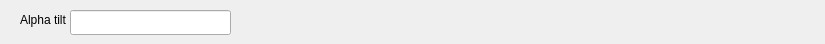
<?xml version="1.0" encoding="UTF-8"?>
<ui version="4.0">
 <class>Form</class>
 <widget class="QWidget" name="Form">
  <property name="geometry">
   <rect>
    <x>0</x>
    <y>0</y>
    <width>825</width>
    <height>44</height>
   </rect>
  </property>
  <property name="windowTitle">
   <string>Form</string>
  </property>
  <widget class="QLabel" name="label">
   <property name="geometry">
    <rect>
     <x>20</x>
     <y>10</y>
     <width>131</width>
     <height>19</height>
    </rect>
   </property>
   <property name="text">
    <string>Alpha tilt</string>
   </property>
  </widget>
  <widget class="QLineEdit" name="stageAlphaTiltEdit">
   <property name="geometry">
    <rect>
     <x>70</x>
     <y>10</y>
     <width>161</width>
     <height>25</height>
    </rect>
   </property>
  </widget>
 </widget>
 <resources/>
 <connections/>
</ui>
